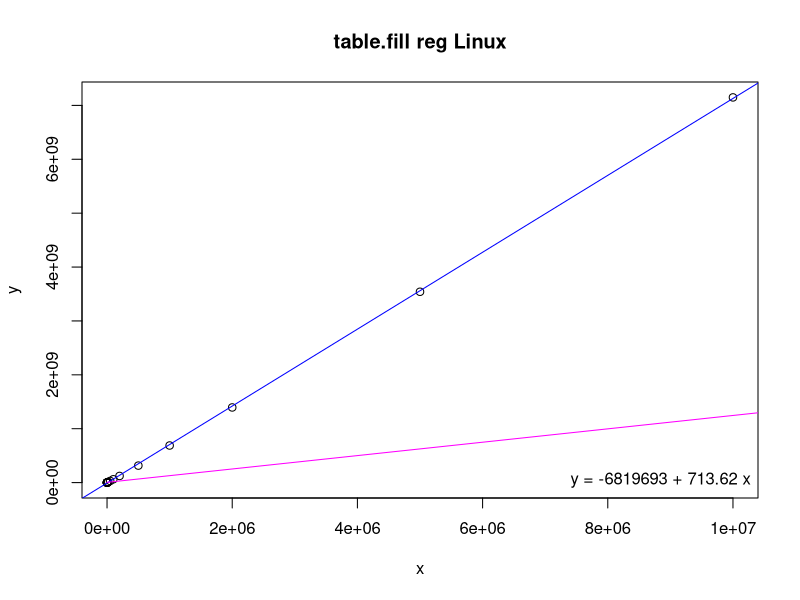
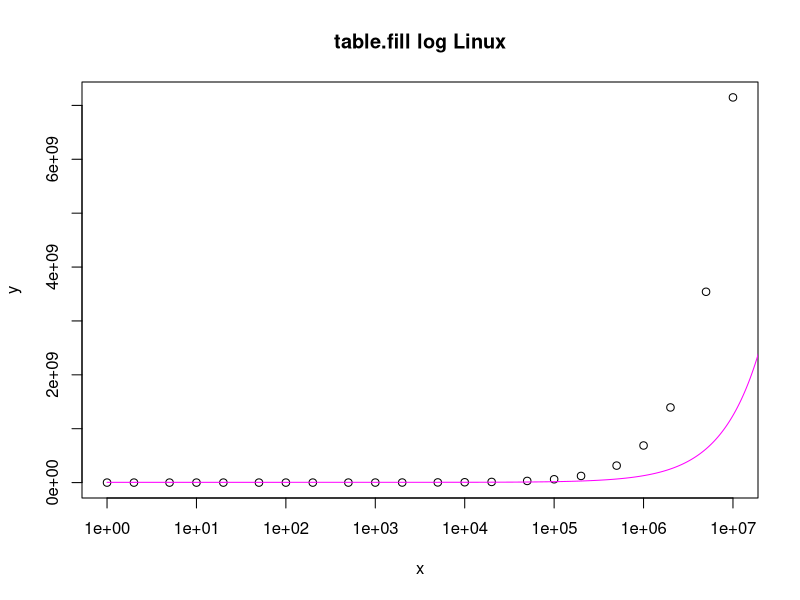

Write the R code that produced these figures, in order.
# Input data
x <- c(1,2,5,10,20,50,100,200,500,1000,2000,5000,10000,20000,50000,100000,200000,500000,1000000,2000000,5000000,9999999)
y <- c(100330,101660,104070,108470,115510,133870,170110,224540,380670,664690,1288100,3198300,6231800,12398000,30921000,61726000,123530000,315340000,688420000,1394600000,3541400000,7148300000)

# Linear regression
model <- lm(y ~ x)
coefs <- coef(model)

# Print regression coefficients
print(coefs)

# Estimating function
fe <- function(x) {
  4600000 + (((x + 132 - 1) / 132) * 16384)
}

# Estimated values
xe <- seq(1, 40000000000, by = 10000)
ye <- fe(xe)

png("table-fill-reg.png")
plot(x, y, main = "table.fill reg Linux")
abline(model, col = "blue")
lines(xe, ye, col = "magenta")
legend("bottomright", legend = sprintf("y = %.0f + %.2f x", coefs[1], coefs[2]), bty = "n")

png("table-fill-log.png")
plot(x, y, log = "x", main = "table.fill log Linux")
lines(xe, ye, col = "magenta")
